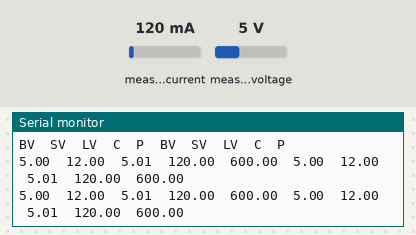
Bench run of a sketch on a simulated ESP32. Parts: the last lines printed to the serial monitor. The test bench sets the inputs (shaded band); at power-on: measured current 120 mA, measured voltage 5 V.

Above: at 1.2 s.
1.3 s: measured current set to 40 mA
At 2.6 s:
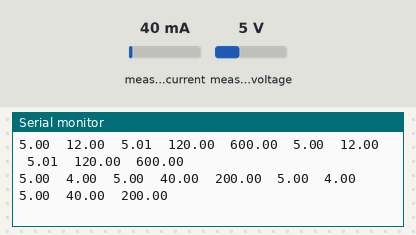
2.8 s: measured voltage set to 0.3 V
At 3.9 s:
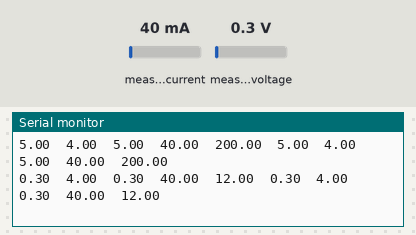
4.3 s: measured current set to 500 mA
At 5.6 s:
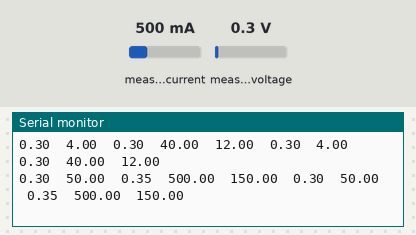
Timing chart, 0 to 7.3 s (numbered marks = the images above; inputs shaded):
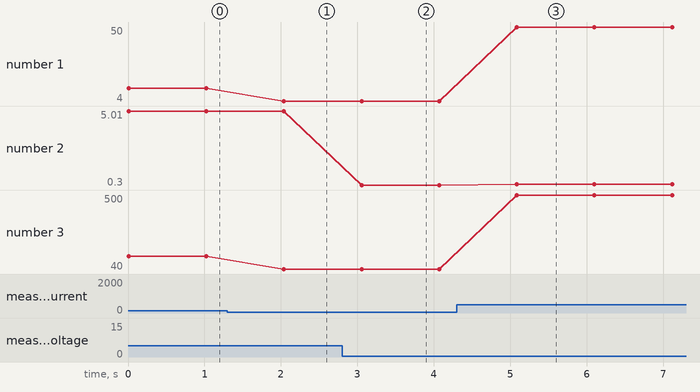

The sketch:

2_ina219.ino
```cpp
#include "Wire.h"
#include "Adafruit_INA219.h"

Adafruit_INA219 ina219_a;
Adafruit_INA219 ina219_b;

void setup() {
  Serial.begin(115200);
  Wire.begin(18, 19);
  Wire1.begin(21, 22);
  ina219_a.begin(&Wire);
  ina219_b.begin(&Wire1);

  Serial.print("BV");
  Serial.print("\t");  // Bus Voltage
  Serial.print("SV");
  Serial.print("\t");  // Shunt Voltage
  Serial.print("LV");
  Serial.print("\t");  // Load Voltage
  Serial.print("C");
  Serial.print("\t");  // Current
  Serial.print("P");
  Serial.print("\t");  // Power
  Serial.print("BV");
  Serial.print("\t");  // Bus Voltage
  Serial.print("SV");
  Serial.print("\t");  // Shunt Voltage
  Serial.print("LV");
  Serial.print("\t");  // Load Voltage
  Serial.print("C");
  Serial.print("\t");   // Current
  Serial.println("P");  // Power
}

void loop() {
  float shuntvoltage = 0;
  float busvoltage = 0;
  float current_mA = 0;
  float loadvoltage = 0;
  float power_mW = 0;

  shuntvoltage = ina219_a.getShuntVoltage_mV();
  busvoltage = ina219_a.getBusVoltage_V();
  current_mA = ina219_a.getCurrent_mA();
  power_mW = ina219_a.getPower_mW();
  loadvoltage = busvoltage + (shuntvoltage / 1000);

  Serial.print(busvoltage);
  Serial.print("\t");
  Serial.print(shuntvoltage);
  Serial.print("\t");
  Serial.print(loadvoltage);
  Serial.print("\t");
  Serial.print(current_mA);
  Serial.print("\t");
  Serial.print(power_mW);
  Serial.print("\t");

  shuntvoltage = ina219_b.getShuntVoltage_mV();
  busvoltage = ina219_b.getBusVoltage_V();
  current_mA = ina219_b.getCurrent_mA();
  power_mW = ina219_b.getPower_mW();
  loadvoltage = busvoltage + (shuntvoltage / 1000);

  Serial.print(busvoltage);
  Serial.print("\t");
  Serial.print(shuntvoltage);
  Serial.print("\t");
  Serial.print(loadvoltage);
  Serial.print("\t");
  Serial.print(current_mA);
  Serial.print("\t");
  Serial.println(power_mW);
  delay(1000);
}
```

Measured:
- after the input at 1.3 s, the serial monitor: prints a new line after 0.74 s (image 1)
- after the input at 2.8 s, the serial monitor: prints a new line after 0.26 s (image 2)
- after the input at 4.3 s, the serial monitor: prints a new line after 0.79 s (image 3)
- plotted number 1: 12 → 4 after the input at 1.3 s, 4 → 50 after the input at 4.3 s
- plotted number 2: 5 → 0.3 after the input at 2.8 s, 0.3 → 0.35 after the input at 4.3 s
- plotted number 3: 120 → 40 after the input at 1.3 s, 40 → 500 after the input at 4.3 s
